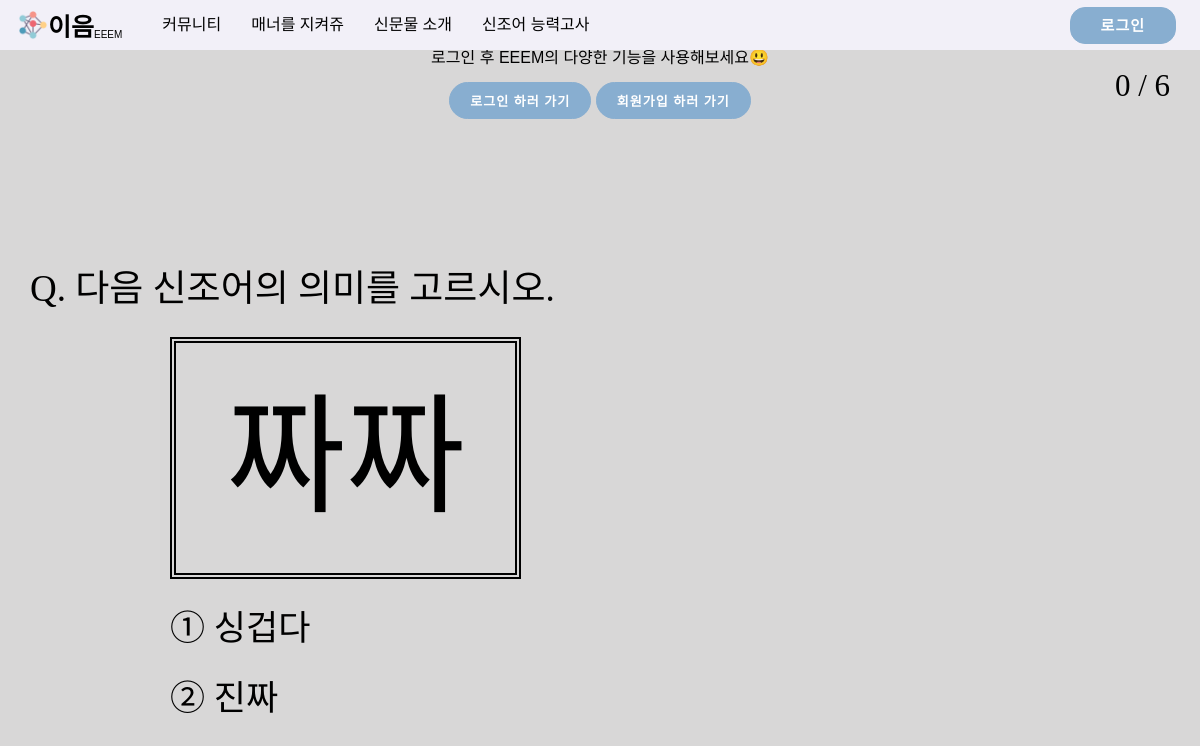
/newtermQuiz/1/, run on the app's committed database.
### main/models.py (models this page shows)
class newterm(models.Model):
    question = models.CharField(max_length=100)
    answer = models.CharField(max_length=100)
    non_answer = models.CharField(max_length=100)
    score = models.IntegerField(default=0)  # 현재까지 맞은 개수
    correct = models.BooleanField(default=False)  # 이전 문제가 맞았는지 틀렸는지
    randanswer = models.IntegerField(default=0)

### main/views.py (the view)
# urls.py: path('newtermQuiz/<str:id>/', views.newtermQuiz, name="newtermQuiz"),
def newtermQuiz(request, id):
    newtermCount = newterm.objects.count
    if id == 0:
        term = get_object_or_404(newterm, pk=id)
    else:
        previousTerm = get_object_or_404(newterm, pk=id)
        termId = int(id) + 1
        term = get_object_or_404(newterm, pk=termId)
        term.score = previousTerm.score
    term.randanswer = random.randint(0, 1)
    term.save()
    if term.randanswer == 0:
        return render(
            request,
            "newtermQuiz.html",
            {"term": term, "choice_1": term.answer,
                "choice_2": term.non_answer, "newtermCount": newtermCount},
        )
    else:
        return render(
            request,
            "newtermQuiz.html",
            {"term": term, "choice_1": term.non_answer,
                "choice_2": term.answer, "newtermCount": newtermCount},
        )

### main/templates/newtermQuiz.html (shortened to what this page needs)
{% extends 'base.html' %}{% load static %} {% block content %}
<head>
    <link rel="stylesheet" href='{% static "css/newtermQuiz.css" %}'>
</head>
<body style="background-color: #d8d7d7;">
    <div class="point">{{term.score}} / {{newtermCount}}</div>
    <div class="questionFont">Q. 다음 신조어의 의미를 고르시오.</div>
    <div class="newtermBox">{{term.question}}</div>
    <br><br><br>
    <div class="answerBox">
        <a class="answer" href="{%url 'newtermButton1' term.id %}">①</a>
        <span>{{choice_1}}</span>
        <br><br>
        <a class="answer" href="{%url 'newtermButton2' term.id %}">②</a>
        <span>{{choice_2}}</span>
    </div>
</body>
{% endblock %}

### main/static/css/navbar.css (style rules this page uses)
body { background-color: rgb(242, 240, 248); }

### main/static/css/newtermQuiz.css (style rules this page uses)
.point { position: absolute; display: flex; top: 70px; right: 30px; font-size: 31px; font-family: "Noto Serif KR", serif; }
.questionFont { padding: 70px 0 0 30px; font-size: 37px; font-family: "Noto Serif KR", serif; font-weight: 8px; }
.newtermBox { border-style: double; border-color: black; border-width: 6px; margin: 30px 0 0 170px; padding: 50px 50px 50px 50px; display: inline-block; align-items: center; text-align: center; font-size: 130px; font-family: "Noto Serif KR", serif; font-weight: 5px; }
.answerBox { float: center; margin-left: 170px; font-size: 35px; font-family: "Noto Serif KR", serif; font-weight: 8px; }
.answer { font-size: 35px; font-family: "Noto Serif KR", serif; font-weight: 8px; }

### gyeongsoton/templates/base.html (style rules this page uses)
a:link { color: black; text-decoration: none; }

### data on the page
newterm: score "0", question "짜짜", non_answer "싱겁다", answer "진짜"

### other printed values
{{ newtermCount }} "6"
